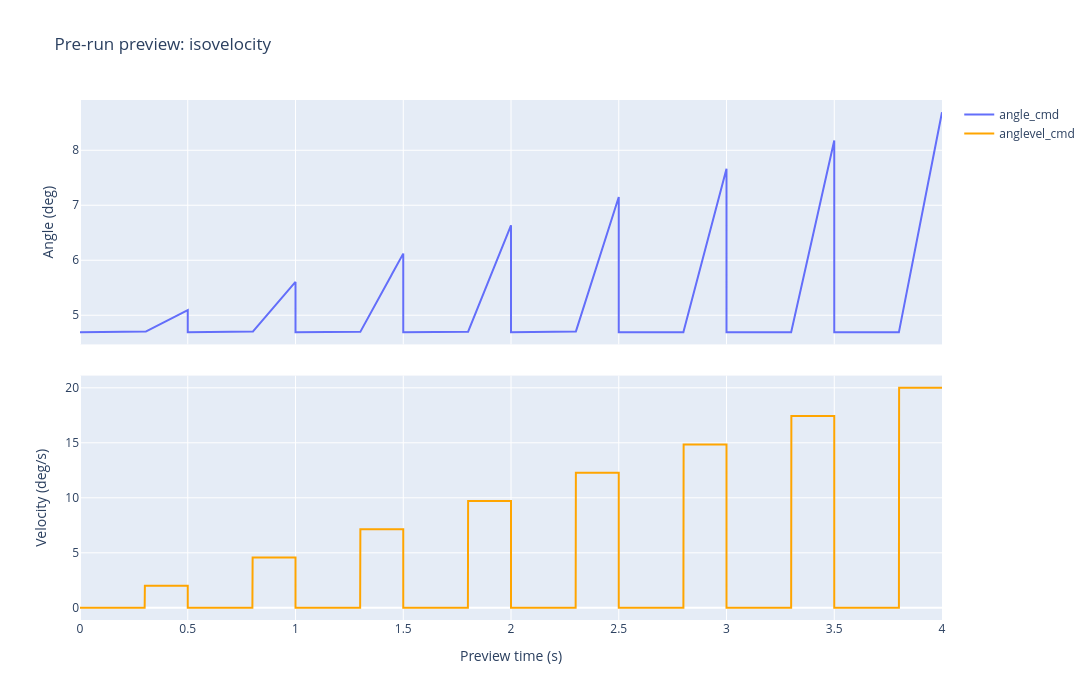

This figure's notebook cell:
### Markdown cell above
## Universal pre-run preview (table + plot)

This preview is DAQ-free and works for all `bender.test_type` values. Use it to verify sequence order and commanded angle timeline before pressing run.

For **isometric** / **isovelocity**, the plan table includes `recruitment`, angle previews follow the same left/right motor sign as the live protocol, and the separate **strain + stim preview** cell labels geometric strain (ε = κ·w/2) with the recruited side / bilateral mode.

### Code cell
# Universal DAQ-free preview for all dispatcher test types.
test_type_preview = str(getattr(bender, "test_type", "dynamic"))
preview_rows = []
preview_t = np.array([], dtype=float)
preview_angle = np.array([], dtype=float)
preview_vel = np.array([], dtype=float)

def _motion_preview(tt):
    # Reuse existing motion generators (no hardware run).
    bender.organize_cycles(
        all_curves=bender.all_curves,
        all_freqs=bender.all_freqs,
        randomize=bender.randomize,
        cycles_per_step=bender.cycles_per_step,
        n_end_cycles=bender.n_end_cycles,
        dclamp=bender.dclamp,
        xsec_width=bender.xsec_width,
        stim_cycles_in_step=bender.stim_cycles_in_step,
        all_stimduties=bender.all_stimduties,
        all_stimphases=bender.all_stimphases,
        stim_pulse_rate=bender.stim_pulse_rate,
    )
    if tt in ["dynamic", "static"]:
        angle, anglevel, _, t = bender.make_cycles_dynamic(
            bender.period_by_cycle, bender.freq_by_cycle, bender.amp_by_cycle
        )
    elif tt == "frequency_sweep":
        angle, anglevel, _, _, t = bender.make_cycles_frequency_sweep(
            bender.all_freqs, bender.all_curves, bender.amplitude_frequency_exponent, bender.duration, bender.waitbefore
        )
    elif tt == "frequency_step":
        angle, anglevel, _, _, t = bender.make_cycles_frequency_step(
            bender.all_freqs, bender.all_curves, bender.duration, bender.waitbefore
        )
    elif tt == "curvature_step":
        angle, anglevel, _, _, t = bender.make_cycles_curvature_step(
            bender.all_freqs, bender.all_curves, bender.duration, bender.waitbefore
        )
    elif tt == "step_change":
        angle, anglevel, _, t, _ = bender.make_cycles_step_change(
            bender.step_change_frequencies,
            bender.step_change_curves,
            bender.step_change_cycles_per_step,
            dclamp=getattr(bender, "dclamp", None),
            amp_step_vel=getattr(bender, "step_change_amp_step_vel", None),
        )
    else:
        raise ValueError(f"Unsupported motion preview type: {tt}")
    return np.asarray(t), np.asarray(angle), np.asarray(anglevel)

if test_type_preview == "calibration":
    base = str(getattr(bender, "calibration_base_test_type", "dynamic"))
    tt = base
else:
    tt = test_type_preview

if tt in ["dynamic", "static", "frequency_sweep", "frequency_step", "curvature_step", "step_change"]:
    preview_t, preview_angle, preview_vel = _motion_preview(tt)
    preview_rows.append({
        "trial_index": 0,
        "cycle_index": 0,
        "test_type": test_type_preview,
        "motion_type": tt,
        "n_samples": int(preview_t.size),
        "duration_s": float(preview_t[-1] - preview_t[0]) if preview_t.size > 1 else 0.0,
        "angle_min_deg": float(np.nanmin(preview_angle)) if preview_angle.size else np.nan,
        "angle_max_deg": float(np.nanmax(preview_angle)) if preview_angle.size else np.nan,
    })

elif tt == "isometric":
    bender._normalize_dispatch_aliases()
    initial = float(getattr(bender, "isometric_initial"))
    final = float(getattr(bender, "isometric_final"))
    num_steps = int(getattr(bender, "isometric_num_steps"))
    mode = str(getattr(bender, "isometric_mode", "strain"))
    randomize = bool(getattr(bender, "isometric_randomize", False))
    random_seed = getattr(bender, "isometric_random_seed", None)
    ramp_s = float(getattr(bender, "isometric_stim_params", {}).get("ramp_duration_s", 2.0))
    hold_s = float(getattr(bender, "isometric_stim_params", {}).get("hold_duration_s", 5.0))

    vals = np.linspace(initial, final, num_steps)
    seq = np.arange(vals.size)
    if randomize and vals.size > 1:
        rng = np.random.default_rng(None if random_seed is None else int(random_seed))
        rng.shuffle(seq)
        vals = vals[seq]

    kappa = bender.convert_to_curvature(vals, mode)
    targets_deg = np.rad2deg(kappa * (float(bender.dclamp) / 1000.0))
    rec_prev = bender._normalize_recruitment(getattr(bender, "recruitment", "bilateral_simultaneous"))
    uidx_prev = bender.unilateral_posture_lateral_index(rec_prev)
    if uidx_prev is not None:
        targets_deg = targets_deg * bender.motor_command_sign_for_bend_toward_index(uidx_prev)

    t_offset = 0.0
    for i, target in enumerate(targets_deg):
        prev = float(targets_deg[i - 1]) if i > 0 else float(targets_deg[0])
        t_i, a_i, w_i = bender._timeline_ramp_hold(prev, float(target), ramp_s, hold_s, float(bender.daq_ai_sample_rate_hz))
        preview_t = np.concatenate([preview_t, t_i + t_offset])
        preview_angle = np.concatenate([preview_angle, a_i])
        preview_vel = np.concatenate([preview_vel, w_i])
        t_offset = preview_t[-1] if preview_t.size > 0 else t_offset
        preview_rows.append({
            "trial_index": i,
            "cycle_index": i,
            "test_type": test_type_preview,
            "motion_type": "isometric",
            "recruitment": rec_prev,
            "unilateral_posture_lateral_index": uidx_prev,
            "target_native": float(vals[i]),
            "target_deg": float(target),
            "sequence_index": int(seq[i]),
        })

elif tt == "isovelocity":
    bender._normalize_dispatch_aliases()
    min_vel = float(getattr(bender, "isovelocity_min_vel"))
    max_vel = float(getattr(bender, "isovelocity_max_vel"))
    num_steps = int(getattr(bender, "isovelocity_num_steps"))
    starting_strain = float(getattr(bender, "isovelocity_starting_strain"))
    starting_mode = str(getattr(bender, "isovelocity_starting_strain_mode", "strain"))
    randomize = bool(getattr(bender, "isovelocity_randomize", False))
    random_seed = getattr(bender, "isovelocity_random_seed", None)
    iso_s = float(getattr(bender, "isovelocity_iso_duration_s", 0.2))
    pre_s = float(getattr(bender, "isovelocity_pre_hold_s", 0.3))

    k0 = bender.convert_to_curvature(starting_strain, starting_mode)
    theta0 = float(np.rad2deg(float(np.asarray(k0).reshape(-1)[0]) * (float(bender.dclamp) / 1000.0)))
    rec_prev = bender._normalize_recruitment(getattr(bender, "recruitment", "bilateral_simultaneous"))
    uidx_prev = bender.unilateral_posture_lateral_index(rec_prev)
    if uidx_prev is not None:
        theta0 = theta0 * bender.motor_command_sign_for_bend_toward_index(uidx_prev)

    vels = np.linspace(min_vel, max_vel, num_steps)
    seq = np.arange(vels.size)
    if randomize and vels.size > 1:
        rng = np.random.default_rng(None if random_seed is None else int(random_seed))
        rng.shuffle(seq)
        vels = vels[seq]

    t_offset = 0.0
    for i, v in enumerate(vels):
        v_use = float(v)
        if uidx_prev is not None:
            v_use = abs(v_use) * bender.motor_command_sign_for_bend_toward_index(uidx_prev)
        t_i, a_i, w_i, _ = bender._timeline_prehold_isovelocity(theta0, v_use, pre_s, iso_s, float(bender.daq_ai_sample_rate_hz))
        preview_t = np.concatenate([preview_t, t_i + t_offset])
        preview_angle = np.concatenate([preview_angle, a_i])
        preview_vel = np.concatenate([preview_vel, w_i])
        t_offset = preview_t[-1] if preview_t.size > 0 else t_offset
        preview_rows.append({
            "trial_index": i,
            "cycle_index": i,
            "test_type": test_type_preview,
            "motion_type": "isovelocity",
            "recruitment": rec_prev,
            "unilateral_posture_lateral_index": uidx_prev,
            "velocity_deg_s": float(v_use),
            "theta_start_deg": float(theta0),
            "sequence_index": int(seq[i]),
        })

else:
    raise ValueError(f"Unsupported test_type preview: {test_type_preview}")

preview_plan_df = pd.DataFrame(preview_rows)
display(preview_plan_df)

fig_prev = make_subplots(rows=2, cols=1, shared_xaxes=True, vertical_spacing=0.06)
if preview_t.size and preview_angle.size == preview_t.size:
    fig_prev.add_trace(go.Scatter(x=preview_t, y=preview_angle, mode="lines", name="angle_cmd"), row=1, col=1)
if preview_t.size and preview_vel.size == preview_t.size:
    fig_prev.add_trace(go.Scatter(x=preview_t, y=preview_vel, mode="lines", name="anglevel_cmd", line=dict(color="orange")), row=2, col=1)
fig_prev.update_yaxes(title_text="Angle (deg)", row=1, col=1)
fig_prev.update_yaxes(title_text="Velocity (deg/s)", row=2, col=1)
fig_prev.update_xaxes(title_text="Preview time (s)", row=2, col=1)
_prev_title = f"Pre-run preview: {test_type_preview}"
if test_type_preview in ("isometric", "isovelocity"):
    _prev_title = _prev_title + " | " + bender.strain_yaxis_title_pct()
fig_prev.update_layout(height=700, width=1100, title_text=_prev_title)
try:
    fig_prev.show(renderer="notebook_connected")
except Exception:
    fig_prev.show()
display(fig_prev)

### Figure 1 — Plotly figure (JSON) as saved in the notebook; plotly's stock layout.template omitted (floating-point values rounded to 4 significant figures; data arrays with more than 128 entries replaced by an {"elided": "..."} marker saying what was removed)
{"data": [{"mode": "lines", "name": "angle_cmd", "type": "scatter", "x": {"elided": "4008 float values"}, "xaxis": "x", "y": {"elided": "4008 float values"}, "yaxis": "y"}, {"line": {"color": "orange"}, "mode": "lines", "name": "anglevel_cmd", "type": "scatter", "x": {"elided": "4008 float values"}, "xaxis": "x2", "y": {"elided": "4008 float values"}, "yaxis": "y2"}], "layout": {"height": 700, "title": {"text": "Pre-run preview: isovelocity"}, "width": 1100, "xaxis": {"anchor": "y", "domain": [0, 1], "matches": "x2", "showticklabels": false}, "xaxis2": {"anchor": "y2", "domain": [0, 1], "title": {"text": "Preview time (s)"}}, "yaxis": {"anchor": "x", "domain": [0.53, 1], "title": {"text": "Angle (deg)"}}, "yaxis2": {"anchor": "x2", "domain": [0, 0.47], "title": {"text": "Velocity (deg/s)"}}}}
